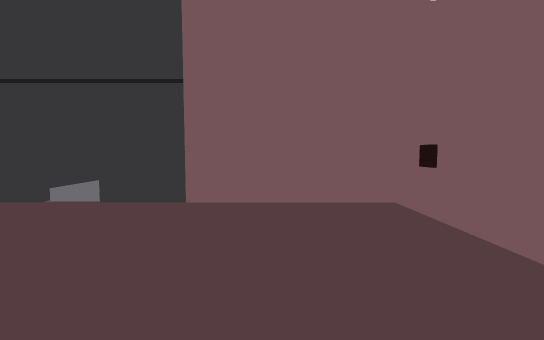
View 1 (above)

12 first-person views from a walk through a Unity game level. The camera is 1.4 m above the floor, tilts 4° down and sees 90° across. The floor is counted in squares, 1 m on a side. Each view is taken from the middle of a square. On the plan, view 1 faces up. The plan holds only what a view shows up to about 13 squares ahead; the rest is blank. The player is left out.

View 2
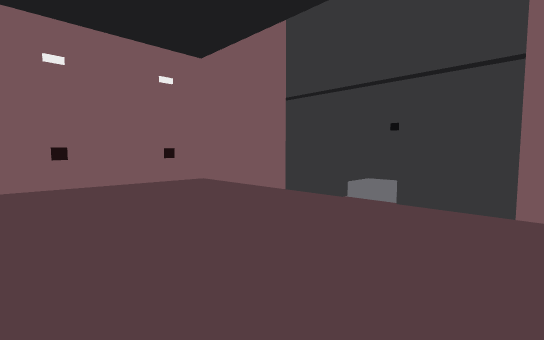

View 3
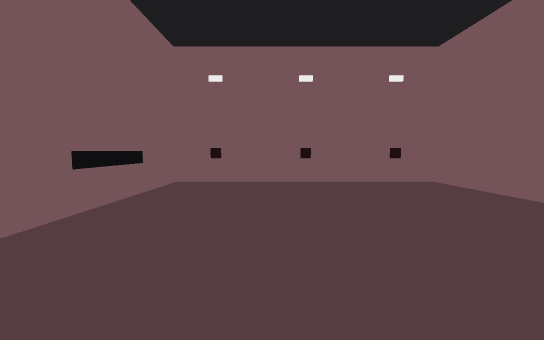

View 4
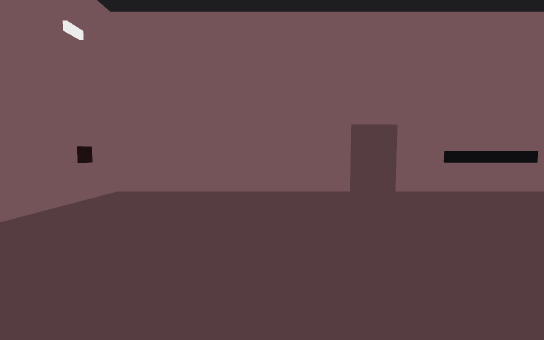

View 5
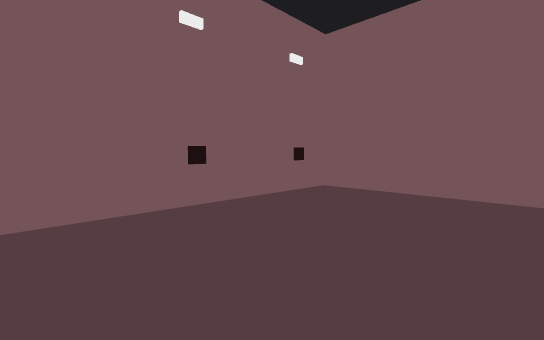

View 6
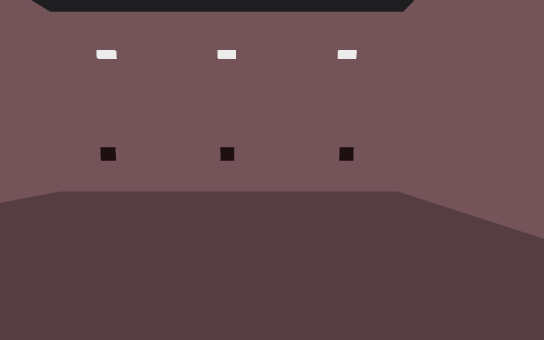

View 7
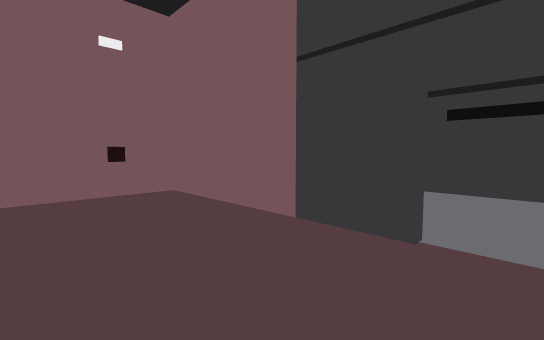

View 8
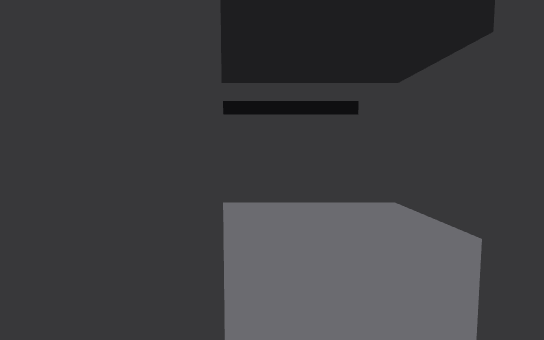

View 9
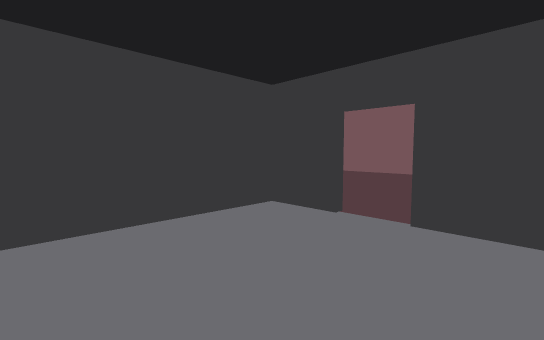

View 10
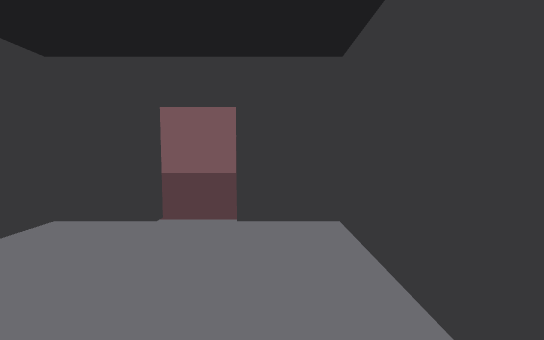

View 11
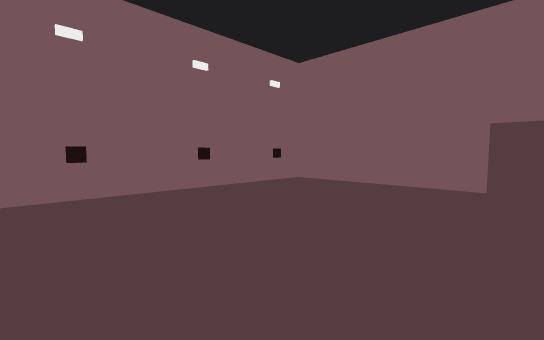

View 12
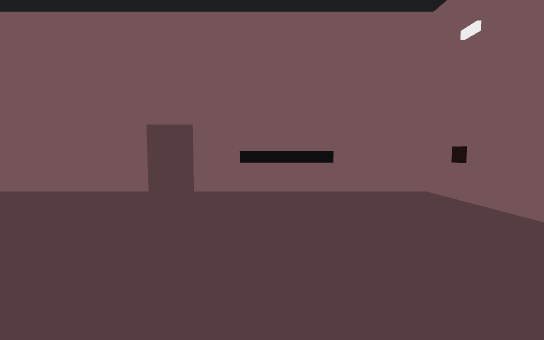

### Floor plan
Points are (right, up) in squares from view 1. A wall is a line through its corners. A room is listed if a view was taken in it or the views show most of it. See-through windows are left out.
Room 1 (views 1, 2, 3, 4, 5, 6, 7, 8, 11, 12)
walls: (-6.6, -4.4) (-4.4, -4.4); (-2.6, -4.4) (3.3, -4.4) (3.3, 7.4) (-4.7, 7.4); (-6.3, 7.4) (-14.3, 7.4) (-14.3, -4.4) (-8.4, -4.4); (-14.1, 1.8) (-14.1, 1.2); (-14.1, -2.2) (-14.1, -2.8); (3.1, 1.2) (3.1, 1.8); (-14.1, 5.8) (-14.1, 5.2); (3.1, -2.8) (3.1, -2.2); (3.1, 5.2) (3.1, 5.8)
ways out: opening at (-5.5, 7) to room 2
Room 2 (views 9, 10)
walls: (-8.4, 13.1) (-8.4, 7.6) (-6.3, 7.6) (-6.3, 7.4); (-4.7, 7.4) (-4.7, 7.6) (-2.7, 7.6) (-2.7, 13.4) (-8, 13.4)
ways out: opening at (-5.5, 7) to room 1

Where each view was taken, in squares from view 1:
view 1: 0 up, 0 right, facing up
view 2: 0 up, 2 left, facing up-left
view 3: 0 up, 2 left, facing left
view 4: 5 up, 2 left, facing down
view 5: 5 up, 3 left, facing down-right
view 6: 3 up, 5 left, facing left
view 7: 3 up, 5 left, facing up-left
view 8: 6 up, 6 left, facing up
view 9: 13 up, 8 left, facing down-right
view 10: 13 up, 7 left, facing down
view 11: 7 up, 6 left, facing down-right
view 12: 5 up, 9 left, facing down
